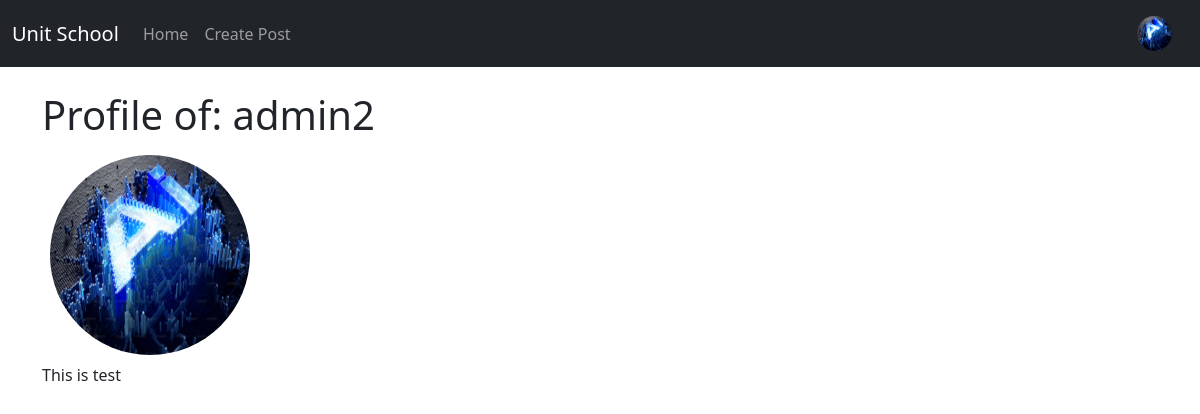
The app's page /profile/2 (signed in) with its own data.
### users/models.py (models this page shows, shortened)
class Profile(models.Model):
    user = models.OneToOneField(User, on_delete=models.CASCADE)
    bio = models.TextField(max_length=500, blank=True)
    image = models.ImageField(default='profile_pics/default.png', upload_to='profile_pics')

### users/views.py (the view)
# urls.py: path("profile/<int:pk>", profile, name="profile"),
def profile(request, pk:int):
    profile = Profile.objects.get(pk=pk)
    context =  {'profile': profile}
    return render(request, 'profile.html', context)

### templates/profile.html (shortened to what this page needs)
{% extends 'base.html' %}
{% block content %}
<h1>Profile of: {{ profile.user.username }} </h1>
<img src="{{ profile.image.url }}" alt="Profile image" class="rounded-circle m-2" width="200" height="200">
<p>{{ profile.bio }}</p>
{% endblock %}

### templates/navbar.html (shortened to what this page needs)
<nav class="navbar navbar-expand-lg navbar-dark bg-dark">
    <div class="container-fluid">
        <a class="navbar-brand" href="#">Unit School</a>
        <div class="collapse navbar-collapse" id="navbarText">
            <ul class="navbar-nav me-auto mb-2 mb-lg-0">
                <li class="nav-item">
                    <a class="nav-link" aria-current="page" href="{% url 'home' %}">Home</a>
                </li>
                <li class="nav-item">
                    <a class="nav-link" aria-current="page" href="{% url 'create_post' %}">Create Post</a>
                </li>
            </ul>
            {% if request.user.is_anonymous %}
                <a href="{% url 'account_login' %}" class="btn btn-outline-success mx-1">Login</a>
                <a href="{% url 'account_signup' %}" class="btn btn-primary mx-1">Register</a>
            {% else %}
                <span class="navbar-text">
                    <a href="{% url 'profile' request.user.id %}" class="me-3">
                        <img src="{{ request.user.profile.image.url }}" alt="" class="rounded-circle" style="width: 35px; height: 35px;">
                    </a>
                </span>
            {% endif %}
        </div>
    </div>
</nav>

### records on screen
Profile: user.username "admin2", image (picture), bio "This is test"
